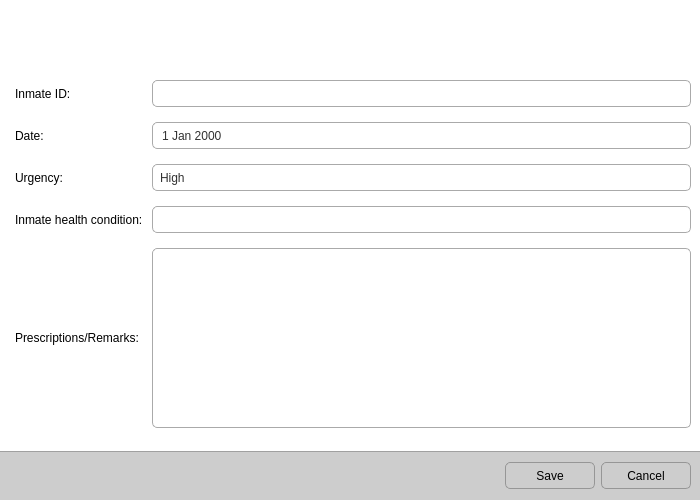
<?xml version="1.0" encoding="UTF-8"?>
<ui version="4.0">
 <class>updatehealthform</class>
 <widget class="QWidget" name="updatehealthform">
  <property name="geometry">
   <rect>
    <x>0</x>
    <y>0</y>
    <width>700</width>
    <height>500</height>
   </rect>
  </property>
  <property name="minimumSize">
   <size>
    <width>700</width>
    <height>500</height>
   </size>
  </property>
  <property name="maximumSize">
   <size>
    <width>700</width>
    <height>500</height>
   </size>
  </property>
  <property name="windowTitle">
   <string>Record editor</string>
  </property>
  <property name="windowIcon">
   <iconset resource="pms_resources.qrc">
    <normaloff>:/images/health.png</normaloff>:/images/health.png</iconset>
  </property>
  <layout class="QVBoxLayout" name="verticalLayout">
   <property name="spacing">
    <number>0</number>
   </property>
   <property name="leftMargin">
    <number>0</number>
   </property>
   <property name="topMargin">
    <number>0</number>
   </property>
   <property name="rightMargin">
    <number>0</number>
   </property>
   <property name="bottomMargin">
    <number>0</number>
   </property>
   <item>
    <widget class="QFrame" name="header">
     <property name="enabled">
      <bool>true</bool>
     </property>
     <property name="sizePolicy">
      <sizepolicy hsizetype="Expanding" vsizetype="Maximum">
       <horstretch>0</horstretch>
       <verstretch>0</verstretch>
      </sizepolicy>
     </property>
     <property name="minimumSize">
      <size>
       <width>0</width>
       <height>65</height>
      </size>
     </property>
     <property name="maximumSize">
      <size>
       <width>734</width>
       <height>65</height>
      </size>
     </property>
     <property name="styleSheet">
      <string notr="true">QWidget #header {
	background-color: rgb(255, 255, 255);
	background-image:url(:/images/update_header.png);
}</string>
     </property>
     <property name="frameShape">
      <enum>QFrame::NoFrame</enum>
     </property>
     <property name="frameShadow">
      <enum>QFrame::Plain</enum>
     </property>
     <property name="lineWidth">
      <number>0</number>
     </property>
    </widget>
   </item>
   <item>
    <widget class="QFrame" name="frame_4">
     <property name="styleSheet">
      <string notr="true">QScrollBar:horizontal {
	background-color: white;
    height: 14px;
    margin: 0px 20px 0px 20px;
}

QScrollBar::handle:horizontal {
	background-color: rgb(195, 195, 195);
    min-width: 15px;
}

QScrollBar::add-line:horizontal {
	border-image: url(:/images/scroll_right.png);
    width: 16px;
    subcontrol-position: right;
    subcontrol-origin: margin;
}

QScrollBar::sub-line:horizontal {
	border-image: url(:/images/scroll_left.png);
    width: 16px;
    subcontrol-position: left;
    subcontrol-origin: margin;
}

QScrollBar:vertical {
	width:14px;
	background-color: white;
	margin: 20px 0px 20px 0px;
}

QScrollBar::handle:vertical {
	background-color: rgb(195, 195, 195);
    min-height: 15px;
}

QScrollBar::add-line:vertical {
	border-image: url(:/images/scroll_down.png);
    height: 16px;
    subcontrol-position: bottom;
    subcontrol-origin: margin;
}

QScrollBar::sub-line:vertical {
	border-image: url(:/images/scroll_up.png);
    height: 16px;
    subcontrol-position: top;
    subcontrol-origin: margin;
}

QFrame {
	background-color: rgb(255, 255, 255);
}</string>
     </property>
     <property name="frameShape">
      <enum>QFrame::NoFrame</enum>
     </property>
     <property name="frameShadow">
      <enum>QFrame::Raised</enum>
     </property>
     <layout class="QHBoxLayout" name="horizontalLayout">
      <property name="spacing">
       <number>0</number>
      </property>
      <property name="leftMargin">
       <number>0</number>
      </property>
      <property name="topMargin">
       <number>0</number>
      </property>
      <property name="rightMargin">
       <number>0</number>
      </property>
      <property name="bottomMargin">
       <number>0</number>
      </property>
      <item>
       <widget class="QFrame" name="frame_2">
        <property name="minimumSize">
         <size>
          <width>0</width>
          <height>27</height>
         </size>
        </property>
        <property name="styleSheet">
         <string notr="true">QLineEdit {
color: rgb(50, 50, 50);
padding-left:7px;
border-radius:5px;
border: 1px solid rgb(170, 170, 170);
background: qradialgradient(cx: 0.3, cy: -0.4,
fx: 0.3, fy: -0.4,
radius: 1.35, stop: 0 rgb(254, 254, 254), stop: 1 rgb(252, 252, 252));
}

QLineEdit:hover {
border-radius:5px;
border: 1px solid rgb(23, 120, 173);
background-color: rgb(255, 255, 255);
}

QLineEdit:pressed {
border-radius:5px;
border: 1px solid #777777;
}

QComboBox {
color: rgb(50, 50, 50);
padding-left:7px;
border-radius:5px;
border: 1px solid rgb(170, 170, 170);
background: qradialgradient(cx: 0.3, cy: -0.4,
fx: 0.3, fy: -0.4,
radius: 1.35, stop: 0 rgb(254, 254, 254), stop: 1 rgb(248, 248, 248));
}

QComboBox:hover {
color: rgb(255, 255, 255);
border-radius:5px;
border: 1px solid rgb(23, 120, 173);
background-color: ;
background: qradialgradient(cx: 0.3, cy: -0.4,
fx: 0.3, fy: -0.4,
radius: 1.35, stop: 0 rgb(161, 215, 255), stop: 1 #299ED6);
}

QComboBox:pressed {
border-radius:5px;
border: 1px solid #777777;
}

QComboBox::drop-down {
	subcontrol-origin: padding;
	subcontrol-position: top right;
	width: 25px;
 
	border-top-right-radius: 3px;
	border-bottom-right-radius: 3px;
}

QComboBox::down-arrow {
	image: url(:/images/cmbbox_arrow.png);
}

QDateEdit {
color: rgb(50, 50, 50);
padding-left:7px;
border-radius:5px;
border: 1px solid rgb(170, 170, 170);
background: qradialgradient(cx: 0.3, cy: -0.4,
fx: 0.3, fy: -0.4,
radius: 1.35, stop: 0 rgb(254, 254, 254), stop: 1 rgb(252, 252, 252));
}

QDateEdit:hover {
border-radius:5px;
border: 1px solid rgb(23, 120, 173);
background-color: rgb(255, 255, 255);
}

QDateEdit:pressed {
border-radius:5px;
border: 1px solid #777777;
}

QDateEdit::down-button {
	subcontrol-origin: padding;
	subcontrol-position: bottom right;
	width: 25px;
 
	border-top-right-radius: 1px;
	border-bottom-right-radius: 1px;
}

QDateEdit::down-button:hover {
	background-color: rgb(227, 227, 227);
}


QDateEdit::down-arrow {
	image: url(:/images/scroll_down.png);
}

QDateEdit::up-button {
	subcontrol-origin: padding;
	subcontrol-position: top right;
	width: 25px;
 
	border-top-right-radius: 1px;
	border-bottom-right-radius: 1px;
}

QDateEdit::up-button:hover {
	background-color: rgb(227, 227, 227);
}

QDateEdit::up-arrow {
	image: url(:/images/scroll_up.png);
}

QPlainTextEdit {
color: rgb(50, 50, 50);
padding-left:7px;
border-radius:5px;
border: 1px solid rgb(170, 170, 170);
background: qradialgradient(cx: 0.3, cy: -0.4,
fx: 0.3, fy: -0.4,
radius: 1.35, stop: 0 rgb(254, 254, 254), stop: 1 rgb(252, 252, 252));
}

QPlainTextEdit:hover {
border-radius:5px;
border: 1px solid rgb(23, 120, 173);
background-color: rgb(255, 255, 255);
}

QPlainTextEdit:pressed {
border-radius:5px;
border: 1px solid #777777;
}
</string>
        </property>
        <property name="frameShape">
         <enum>QFrame::NoFrame</enum>
        </property>
        <property name="frameShadow">
         <enum>QFrame::Raised</enum>
        </property>
        <layout class="QGridLayout" name="gridLayout">
         <property name="leftMargin">
          <number>15</number>
         </property>
         <property name="topMargin">
          <number>15</number>
         </property>
         <property name="horizontalSpacing">
          <number>9</number>
         </property>
         <property name="verticalSpacing">
          <number>15</number>
         </property>
         <item row="0" column="0">
          <widget class="QLabel" name="label_16">
           <property name="text">
            <string>Inmate ID:</string>
           </property>
          </widget>
         </item>
         <item row="0" column="1">
          <widget class="QLineEdit" name="txtID">
           <property name="minimumSize">
            <size>
             <width>0</width>
             <height>27</height>
            </size>
           </property>
           <property name="styleSheet">
            <string notr="true"/>
           </property>
          </widget>
         </item>
         <item row="1" column="0">
          <widget class="QLabel" name="label_8">
           <property name="text">
            <string>Date:</string>
           </property>
          </widget>
         </item>
         <item row="1" column="1">
          <widget class="QDateEdit" name="deDate">
           <property name="minimumSize">
            <size>
             <width>0</width>
             <height>27</height>
            </size>
           </property>
          </widget>
         </item>
         <item row="2" column="0">
          <widget class="QLabel" name="label_7">
           <property name="text">
            <string>Urgency:</string>
           </property>
          </widget>
         </item>
         <item row="2" column="1">
          <widget class="QComboBox" name="cmbUrgency">
           <property name="minimumSize">
            <size>
             <width>0</width>
             <height>27</height>
            </size>
           </property>
           <item>
            <property name="text">
             <string>High</string>
            </property>
           </item>
           <item>
            <property name="text">
             <string>Low</string>
            </property>
           </item>
          </widget>
         </item>
         <item row="3" column="0">
          <widget class="QLabel" name="label_11">
           <property name="text">
            <string>Inmate health condition:</string>
           </property>
          </widget>
         </item>
         <item row="3" column="1">
          <widget class="QLineEdit" name="txtCondition">
           <property name="minimumSize">
            <size>
             <width>0</width>
             <height>27</height>
            </size>
           </property>
           <property name="styleSheet">
            <string notr="true"/>
           </property>
          </widget>
         </item>
         <item row="4" column="0">
          <widget class="QLabel" name="label_12">
           <property name="text">
            <string>Prescriptions/Remarks:</string>
           </property>
          </widget>
         </item>
         <item row="4" column="1">
          <widget class="QPlainTextEdit" name="txtRemarks">
           <property name="minimumSize">
            <size>
             <width>0</width>
             <height>180</height>
            </size>
           </property>
          </widget>
         </item>
         <item row="5" column="0" colspan="2">
          <widget class="QFrame" name="frame_7">
           <property name="frameShape">
            <enum>QFrame::StyledPanel</enum>
           </property>
           <property name="frameShadow">
            <enum>QFrame::Raised</enum>
           </property>
          </widget>
         </item>
        </layout>
        <zorder>label_12</zorder>
        <zorder>txtID</zorder>
        <zorder>label_7</zorder>
        <zorder>label_11</zorder>
        <zorder>label_8</zorder>
        <zorder>frame_7</zorder>
        <zorder>label_16</zorder>
        <zorder>txtCondition</zorder>
        <zorder>deDate</zorder>
        <zorder>cmbUrgency</zorder>
        <zorder>txtRemarks</zorder>
       </widget>
      </item>
     </layout>
    </widget>
   </item>
   <item>
    <widget class="Line" name="line_2">
     <property name="minimumSize">
      <size>
       <width>0</width>
       <height>1</height>
      </size>
     </property>
     <property name="maximumSize">
      <size>
       <width>16777215</width>
       <height>1</height>
      </size>
     </property>
     <property name="styleSheet">
      <string notr="true">color: rgb(160, 160, 160);</string>
     </property>
     <property name="frameShadow">
      <enum>QFrame::Plain</enum>
     </property>
     <property name="lineWidth">
      <number>0</number>
     </property>
     <property name="orientation">
      <enum>Qt::Horizontal</enum>
     </property>
    </widget>
   </item>
   <item>
    <widget class="QFrame" name="frame_5">
     <property name="minimumSize">
      <size>
       <width>0</width>
       <height>48</height>
      </size>
     </property>
     <property name="maximumSize">
      <size>
       <width>16777215</width>
       <height>48</height>
      </size>
     </property>
     <property name="styleSheet">
      <string notr="true">QPushButton {
border-radius: 5px;
border: 1px solid rgb(150, 150, 150);
background: qradialgradient(cx: 0.3, cy: -0.4,
fx: 0.3, fy: -0.4,
radius: 1.35, stop: 0 #fff, stop: 1 #ccc);
}

QPushButton:hover {
border-style: inset;
background-color: #FFFFFF;
border: 2px solid #299ed6;
}

QPushButton:pressed {
border: 1px solid rgb(140, 140, 140);
background: qradialgradient(cx: 0.3, cy: -0.4,
fx: 0.3, fy: -0.4,
radius: 1.35, stop: 0 #999, stop: 1 #ddd);
}

#frame_5 {
border: none;
background-color: rgb(205, 205, 205);
}
</string>
     </property>
     <property name="frameShape">
      <enum>QFrame::NoFrame</enum>
     </property>
     <property name="frameShadow">
      <enum>QFrame::Plain</enum>
     </property>
     <property name="lineWidth">
      <number>0</number>
     </property>
     <layout class="QHBoxLayout" name="horizontalLayout_2">
      <property name="spacing">
       <number>6</number>
      </property>
      <property name="leftMargin">
       <number>9</number>
      </property>
      <property name="topMargin">
       <number>0</number>
      </property>
      <property name="rightMargin">
       <number>9</number>
      </property>
      <property name="bottomMargin">
       <number>0</number>
      </property>
      <item>
       <widget class="QFrame" name="frame_6">
        <property name="styleSheet">
         <string notr="true">border: none;
background-color:0;</string>
        </property>
        <property name="frameShape">
         <enum>QFrame::NoFrame</enum>
        </property>
        <property name="frameShadow">
         <enum>QFrame::Raised</enum>
        </property>
       </widget>
      </item>
      <item>
       <widget class="QPushButton" name="pushButton_2">
        <property name="minimumSize">
         <size>
          <width>80</width>
          <height>27</height>
         </size>
        </property>
        <property name="maximumSize">
         <size>
          <width>90</width>
          <height>27</height>
         </size>
        </property>
        <property name="text">
         <string>Save</string>
        </property>
        <property name="icon">
         <iconset resource="pms_resources.qrc">
          <normaloff>:/images/save_data.png</normaloff>:/images/save_data.png</iconset>
        </property>
        <property name="iconSize">
         <size>
          <width>24</width>
          <height>24</height>
         </size>
        </property>
       </widget>
      </item>
      <item>
       <widget class="QPushButton" name="pushButton">
        <property name="minimumSize">
         <size>
          <width>80</width>
          <height>27</height>
         </size>
        </property>
        <property name="maximumSize">
         <size>
          <width>90</width>
          <height>27</height>
         </size>
        </property>
        <property name="styleSheet">
         <string notr="true"/>
        </property>
        <property name="text">
         <string>Cancel</string>
        </property>
        <property name="icon">
         <iconset resource="pms_resources.qrc">
          <normaloff>:/images/cancel.png</normaloff>:/images/cancel.png</iconset>
        </property>
        <property name="iconSize">
         <size>
          <width>24</width>
          <height>24</height>
         </size>
        </property>
       </widget>
      </item>
     </layout>
    </widget>
   </item>
  </layout>
 </widget>
 <resources>
  <include location="pms_resources.qrc"/>
 </resources>
 <connections/>
</ui>
